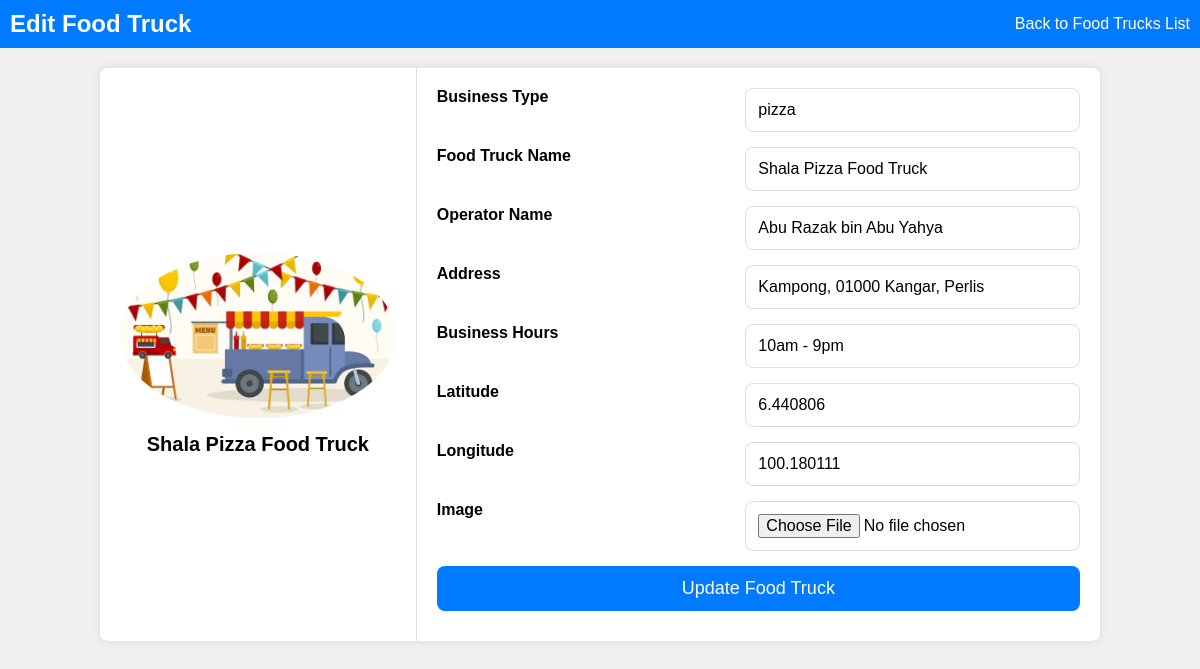
/edit_food_truck.php?truck_id=6 (signed in), run on an earlier commit of the app's database.
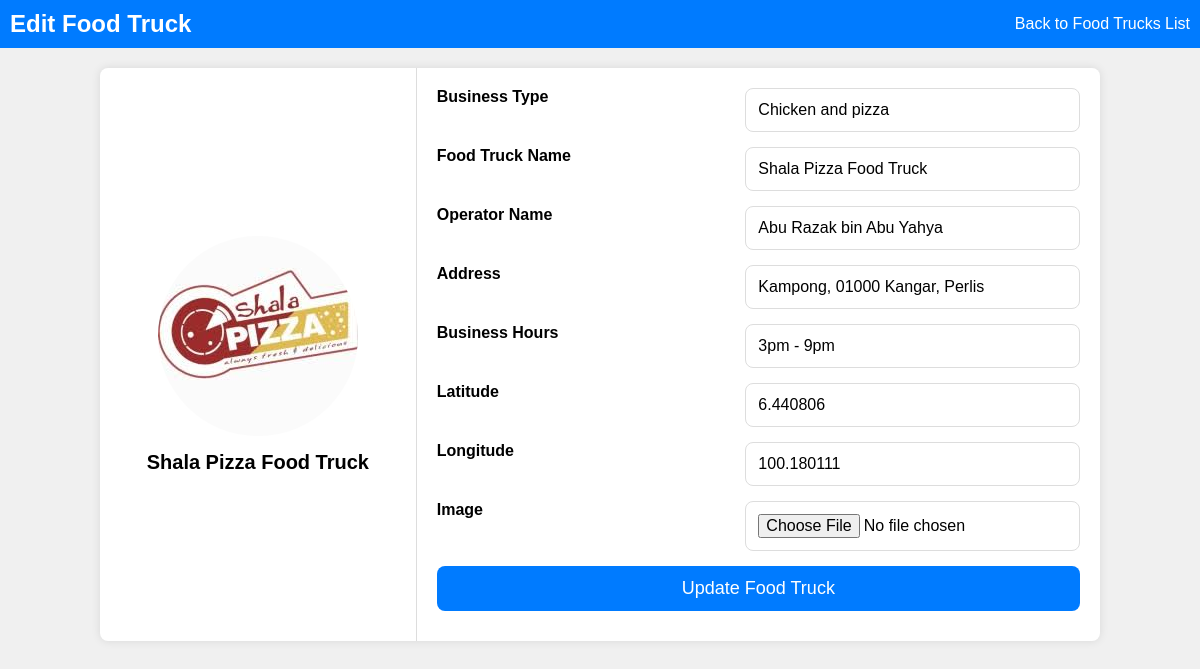
And on a later commit of the database.
### tables this page shows
CREATE TABLE `food_trucks` (
  `truck_id` int(11) NOT NULL,
  `business_type` varchar(255) NOT NULL,
  `name` varchar(255) NOT NULL,
  `operator_name` varchar(255) NOT NULL,
  `address` varchar(255) NOT NULL,
  `menu_name` varchar(50) NOT NULL,
  `business_hours` varchar(255) NOT NULL,
  `latitude` double NOT NULL,
  `longitude` double NOT NULL,
  `image` varchar(255) NOT NULL
);

### edit_food_truck.php (the view, shortened to what this page needs)
<?php
include 'connect.php';
$truck_id = isset($_GET['truck_id']) ? intval($_GET['truck_id']) : 0;
$stmt = $conn->prepare("SELECT * FROM food_trucks WHERE truck_id=?");
$stmt->bind_param("i", $truck_id);
$stmt->execute();
$result = $stmt->get_result();
$food_truck = $result->fetch_assoc();
?>
<!DOCTYPE html>
<html lang="en">
<head>
</head>
<body>
    <div class="header">
        <h1>Edit Food Truck</h1>
        <a href="food_trucks.php">Back to Food Trucks List</a>
    </div>
    <div class="main-container">
        <div class="profile-container">
            <?php if ($food_truck['image']): ?>
                <img src="<?php echo htmlspecialchars($food_truck['image']); ?>" alt="Food Truck Image">
            <?php else: ?>
                <img src="default_image.png" alt="Default Image">
            <?php endif; ?>
            <h2><?php echo htmlspecialchars($food_truck['name']); ?></h2>
        </div>
        <div class="form-container">
            <form method="post" action="" enctype="multipart/form-data">
                <div class="form-row">
                    <label for="business_type">Business Type</label>
                    <input type="text" id="business_type" name="business_type" value="<?php echo htmlspecialchars($food_truck['business_type']); ?>" required>
                </div>
                <div class="form-row">
                    <label for="name">Food Truck Name</label>
                    <input type="text" id="name" name="name" value="<?php echo htmlspecialchars($food_truck['name']); ?>" required>
                </div>
                <div class="form-row">
                    <label for="operator_name">Operator Name</label>
                    <input type="text" id="operator_name" name="operator_name" value="<?php echo htmlspecialchars($food_truck['operator_name']); ?>" required>
                </div>
                <div class="form-row">
                    <label for="address">Address</label>
                    <input type="text" id="address" name="address" value="<?php echo htmlspecialchars($food_truck['address']); ?>" required>
                </div>
                <div class="form-row">
                    <label for="business_hours">Business Hours</label>
                    <input type="text" id="business_hours" name="business_hours" value="<?php echo htmlspecialchars($food_truck['business_hours']); ?>" required>
                </div>
                <div class="form-row">
                    <label for="latitude">Latitude</label>
                    <input type="text" id="latitude" name="latitude" value="<?php echo htmlspecialchars($food_truck['latitude']); ?>" required>
                </div>
                <div class="form-row">
                    <label for="longitude">Longitude</label>
                    <input type="text" id="longitude" name="longitude" value="<?php echo htmlspecialchars($food_truck['longitude']); ?>" required>
                </div>
                <div class="form-row">
                    <label for="image">Image</label>
                    <input type="file" id="image" name="image">
                </div>
                <button type="submit">Update Food Truck</button>
            </form>
        </div>
    </div>
</body>
</html>

What changed in the data, as far as the page shows it:
changed food_trucks "Shala Pizza Food Truck": image: a different picture; business_type "pizza" → "Chicken and pizza"; business_hours "10am - 9pm" → "3pm - 9pm"
